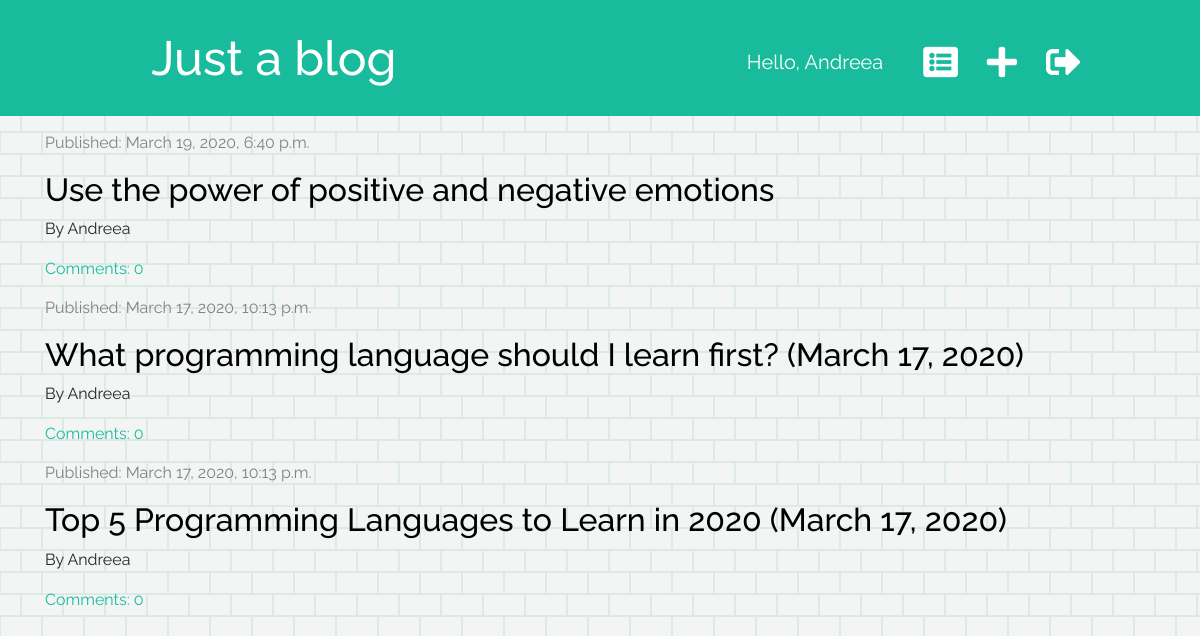
The app's page / (signed in) with its own data.
### blog/models.py (models this page shows, shortened)
class Post(models.Model):
    author = models.ForeignKey('auth.User', on_delete=models.CASCADE)
    title = models.CharField(max_length=200)
    text = models.TextField()
    created_date = models.DateTimeField(default=timezone.now)
    published_date = models.DateTimeField(blank=True, null=True)
    def approved_comments(self):
        return self.comments.filter(approved=True)

### blog/views.py (the view)
# urls.py: path('', views.post_list, name='post_list'),
def post_list(request):
    posts = Post.objects.filter(published_date__lte=timezone.now()).order_by('-published_date')
    stuff_for_frontend = {'posts': posts}
    return render(request, 'blog/post_list.html', stuff_for_frontend)

### blog/templatetags/markdownify.py (called while the page is built)
@register.filter
def markdown(value):
    renderer = HighlightRenderer()
    markdown = mistune.Markdown(renderer=renderer)
    return markdown(value)

### blog/templates/blog/post_list.html (shortened to what this page needs)
{% extends 'blog/base.html' %}
{% load markdownify %}
{% block content %}
    {% for post in posts %}
        <div class="post">
            <div class="date">
                <p> Published: {{ post.published_date }}</p>
            </div>
            <h2><a href="{% url 'post_detail' pk=post.pk %}">{{ post.title }}</a></h2>
            <p>By {{ post.author }}</p>
            <a href="{% url 'post_detail' pk=post.pk %}" class="approved-comments">Comments: {{ post.approved_comments.count }}</a>
        </div>
    {% endfor %}
{% endblock %}

### blog/templates/blog/base.html (shortened to what this page needs)
{% load static %}
<!DOCTYPE html>
<html lang="en">
<head>
    <link rel="stylesheet" href="https://stackpath.bootstrapcdn.com/bootstrap/4.4.1/css/bootstrap.min.css">
    <link rel="stylesheet" href="https://use.fontawesome.com/releases/v5.2.0/css/all.css">
    <link rel="stylesheet" href="{% static 'css/blog.css' %}">
    <link rel="stylesheet" href="{% static 'css/zenburn.css' %}">
</head>
<body>
<div class="page-header">
    {% if user.is_authenticated %}
        <div class="top-menu-right">
            <a href="{% url 'post_draft_list' %}"><i class="fas fa-list-alt"></i></a>
            <a href="{% url 'post_new' %}"><i class="fas fa-plus"></i></a>
            <p class="top-menu">Hello, {{ user.username}}</p>
            <a href="{% url 'logout' %}"><i class="fas fa-sign-out-alt"></i></a>
        </div>
    {% else %}
    <div class="top-menu-right">
        <a href="{% url 'login' %}"><p class="login">Login</p><i class="fas fa-sign-in-alt"></i></a>
    </div>
    {% endif %}
    <h1><a href="{% url 'post_list' %}">Just a blog</a></h1>
</div>
<div class="content container">
    <div class="row">
        <div class="col-md-12">
            {% block content %}{% endblock%}
        </div>
    </div>
</div>
</body>
</html>

### blog/static/css/blog.css (style rules this page uses)
.page-header { background-color: #18BC9C; margin-top: 0; padding: 20px 20px 20px 40px; }
.page-header h1, .page-header h1 a { color: #ffffff; font-size: 36pt; text-decoration: none; margin-left: 5%; }
h1, h2, h3, h4 { margin-top: 10px; }
body { font-family: 'Raleway', sans-serif; background-color: #f2f5f4; }
.date { padding: 15px 0px 0px 0px; color: #828282; }
.post h2 a { color: #000000; }
.top-menu-right { color: #ffffff; float: right; font-size: 26pt; margin-right: 100px; padding-top: 5px; }
fa, .fas { padding-left: 20px; padding-top: 20px; color: #ffffff; }
.top-menu { float: left; font-size: 15pt; color: #ffffff; padding-right: 20px; padding-top: 22px; }
.approved-comments { color: #18BC9C; }

### records on screen
Post: published_date "March 19, 2020, 6:40 p.m.", title "Use the power of positive and negative emotions", author "Andreea", approved_comments.count "0"
Post: published_date "March 17, 2020, 10:13 p.m.", title "What programming language should I learn first? (March 17, 2020)", author "Andreea", approved_comments.count "0"
Post: published_date "March 17, 2020, 10:13 p.m.", title "Top 5 Programming Languages to Learn in 2020 (March 17, 2020)", author "Andreea", approved_comments.count "0"

### other values on screen
{{ user.username }} "Andreea"
